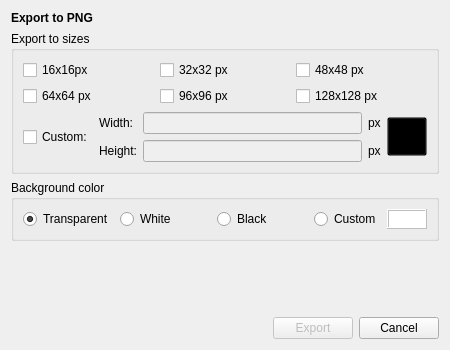
<?xml version="1.0" encoding="UTF-8"?>
<ui version="4.0">
 <class>ExportDialog</class>
 <widget class="QDialog" name="ExportDialog">
  <property name="windowModality">
   <enum>Qt::ApplicationModal</enum>
  </property>
  <property name="geometry">
   <rect>
    <x>0</x>
    <y>0</y>
    <width>450</width>
    <height>350</height>
   </rect>
  </property>
  <property name="minimumSize">
   <size>
    <width>450</width>
    <height>350</height>
   </size>
  </property>
  <property name="maximumSize">
   <size>
    <width>600</width>
    <height>480</height>
   </size>
  </property>
  <property name="windowTitle">
   <string>Export to PNG</string>
  </property>
  <property name="windowIcon">
   <iconset resource="icons.qrc">
    <normaloff>:/gfx/svg2svgt.svg</normaloff>:/gfx/svg2svgt.svg</iconset>
  </property>
  <property name="sizeGripEnabled">
   <bool>false</bool>
  </property>
  <property name="modal">
   <bool>true</bool>
  </property>
  <layout class="QVBoxLayout" name="verticalLayout">
   <item>
    <widget class="QLabel" name="exportLabel">
     <property name="sizePolicy">
      <sizepolicy hsizetype="Preferred" vsizetype="Fixed">
       <horstretch>0</horstretch>
       <verstretch>0</verstretch>
      </sizepolicy>
     </property>
     <property name="font">
      <font>
       <weight>75</weight>
       <bold>true</bold>
      </font>
     </property>
     <property name="text">
      <string>Export to PNG</string>
     </property>
    </widget>
   </item>
   <item>
    <widget class="QGroupBox" name="sizesGroupBox">
     <property name="title">
      <string>Export to sizes</string>
     </property>
     <layout class="QGridLayout" name="gridLayout_2">
      <item row="0" column="0">
       <widget class="QCheckBox" name="size16">
        <property name="text">
         <string>16x16px</string>
        </property>
       </widget>
      </item>
      <item row="0" column="1">
       <widget class="QCheckBox" name="size32">
        <property name="text">
         <string>32x32 px</string>
        </property>
       </widget>
      </item>
      <item row="0" column="2">
       <widget class="QCheckBox" name="size48">
        <property name="text">
         <string>48x48 px</string>
        </property>
       </widget>
      </item>
      <item row="1" column="0">
       <widget class="QCheckBox" name="size64">
        <property name="text">
         <string>64x64 px</string>
        </property>
       </widget>
      </item>
      <item row="1" column="1">
       <widget class="QCheckBox" name="size96">
        <property name="text">
         <string>96x96 px</string>
        </property>
       </widget>
      </item>
      <item row="1" column="2">
       <widget class="QCheckBox" name="size128">
        <property name="text">
         <string>128x128 px</string>
        </property>
       </widget>
      </item>
      <item row="2" column="0" colspan="3">
       <layout class="QGridLayout" name="gridLayout">
        <item row="0" column="0">
         <widget class="QCheckBox" name="sizeCustom">
          <property name="toolTip">
           <string>Choose a custom size for export</string>
          </property>
          <property name="text">
           <string>Custom:</string>
          </property>
         </widget>
        </item>
        <item row="0" column="1">
         <layout class="QFormLayout" name="formLayout">
          <item row="0" column="0">
           <widget class="QLabel" name="widthLabel">
            <property name="sizePolicy">
             <sizepolicy hsizetype="Fixed" vsizetype="Preferred">
              <horstretch>0</horstretch>
              <verstretch>0</verstretch>
             </sizepolicy>
            </property>
            <property name="text">
             <string>Width:</string>
            </property>
            <property name="alignment">
             <set>Qt::AlignRight|Qt::AlignTrailing|Qt::AlignVCenter</set>
            </property>
           </widget>
          </item>
          <item row="0" column="1">
           <layout class="QHBoxLayout" name="horizontalLayout_2">
            <item>
             <widget class="QLineEdit" name="customWidth">
              <property name="enabled">
               <bool>false</bool>
              </property>
              <property name="toolTip">
               <string>Custom width between 16 and 4096</string>
              </property>
              <property name="inputMask">
               <string/>
              </property>
              <property name="maxLength">
               <number>32767</number>
              </property>
              <property name="placeholderText">
               <string/>
              </property>
             </widget>
            </item>
            <item>
             <widget class="QLabel" name="customWidthLabel">
              <property name="text">
               <string>px</string>
              </property>
             </widget>
            </item>
           </layout>
          </item>
          <item row="1" column="0">
           <widget class="QLabel" name="heightLabel">
            <property name="sizePolicy">
             <sizepolicy hsizetype="Fixed" vsizetype="Preferred">
              <horstretch>0</horstretch>
              <verstretch>0</verstretch>
             </sizepolicy>
            </property>
            <property name="text">
             <string>Height:</string>
            </property>
            <property name="alignment">
             <set>Qt::AlignRight|Qt::AlignTrailing|Qt::AlignVCenter</set>
            </property>
           </widget>
          </item>
          <item row="1" column="1">
           <layout class="QHBoxLayout" name="horizontalLayout_3">
            <item>
             <widget class="QLineEdit" name="customHeight">
              <property name="enabled">
               <bool>false</bool>
              </property>
              <property name="toolTip">
               <string>Custom height between 16 and 4096</string>
              </property>
              <property name="inputMask">
               <string/>
              </property>
              <property name="maxLength">
               <number>32767</number>
              </property>
              <property name="placeholderText">
               <string/>
              </property>
             </widget>
            </item>
            <item>
             <widget class="QLabel" name="customHeightLabel">
              <property name="text">
               <string>px</string>
              </property>
             </widget>
            </item>
           </layout>
          </item>
         </layout>
        </item>
        <item row="0" column="2">
         <widget class="QToolButton" name="aspectRatioButton">
          <property name="enabled">
           <bool>false</bool>
          </property>
          <property name="toolTip">
           <string>Maintain aspect ratio from original image.</string>
          </property>
          <property name="styleSheet">
           <string notr="true">QToolButton {background-color: rgba(0,0,0,0)}
QToolButton:hover {background-color:none}</string>
          </property>
          <property name="text">
           <string/>
          </property>
          <property name="icon">
           <iconset resource="icons.qrc">
            <normaloff>:/gfx/unlinked.png</normaloff>:/gfx/unlinked.png</iconset>
          </property>
          <property name="iconSize">
           <size>
            <width>32</width>
            <height>32</height>
           </size>
          </property>
         </widget>
        </item>
       </layout>
      </item>
     </layout>
    </widget>
   </item>
   <item>
    <widget class="QGroupBox" name="backgroundGroup">
     <property name="title">
      <string>Background color</string>
     </property>
     <layout class="QHBoxLayout" name="horizontalLayout_5">
      <item>
       <widget class="QRadioButton" name="backgroundTransparent">
        <property name="text">
         <string>Transparent</string>
        </property>
        <property name="checked">
         <bool>true</bool>
        </property>
       </widget>
      </item>
      <item>
       <widget class="QRadioButton" name="backgroundWhite">
        <property name="text">
         <string>White</string>
        </property>
       </widget>
      </item>
      <item>
       <widget class="QRadioButton" name="backgroundBlack">
        <property name="text">
         <string>Black</string>
        </property>
       </widget>
      </item>
      <item>
       <layout class="QHBoxLayout" name="horizontalLayout_4">
        <item>
         <widget class="QRadioButton" name="backgroundCustom">
          <property name="sizePolicy">
           <sizepolicy hsizetype="Minimum" vsizetype="Fixed">
            <horstretch>0</horstretch>
            <verstretch>0</verstretch>
           </sizepolicy>
          </property>
          <property name="text">
           <string>Custom</string>
          </property>
         </widget>
        </item>
        <item>
         <widget class="QFrame" name="backgroundPreviewFrame">
          <property name="enabled">
           <bool>false</bool>
          </property>
          <property name="sizePolicy">
           <sizepolicy hsizetype="Fixed" vsizetype="Fixed">
            <horstretch>0</horstretch>
            <verstretch>0</verstretch>
           </sizepolicy>
          </property>
          <property name="minimumSize">
           <size>
            <width>40</width>
            <height>20</height>
           </size>
          </property>
          <property name="autoFillBackground">
           <bool>true</bool>
          </property>
          <property name="frameShape">
           <enum>QFrame::Box</enum>
          </property>
          <property name="frameShadow">
           <enum>QFrame::Raised</enum>
          </property>
          <layout class="QVBoxLayout" name="verticalLayout_2">
           <property name="margin">
            <number>0</number>
           </property>
           <item>
            <widget class="QLabel" name="backgroundPreview">
             <property name="styleSheet">
              <string notr="true">QLabel { background-color: rgb(255,255,255); }</string>
             </property>
             <property name="text">
              <string/>
             </property>
            </widget>
           </item>
          </layout>
         </widget>
        </item>
       </layout>
      </item>
     </layout>
    </widget>
   </item>
   <item>
    <spacer name="verticalSpacer_2">
     <property name="orientation">
      <enum>Qt::Vertical</enum>
     </property>
     <property name="sizeHint" stdset="0">
      <size>
       <width>20</width>
       <height>29</height>
      </size>
     </property>
    </spacer>
   </item>
   <item>
    <layout class="QHBoxLayout" name="horizontalLayout">
     <item>
      <spacer name="horizontalSpacer">
       <property name="orientation">
        <enum>Qt::Horizontal</enum>
       </property>
       <property name="sizeHint" stdset="0">
        <size>
         <width>40</width>
         <height>20</height>
        </size>
       </property>
      </spacer>
     </item>
     <item>
      <widget class="QPushButton" name="exportButton">
       <property name="enabled">
        <bool>false</bool>
       </property>
       <property name="text">
        <string>Export</string>
       </property>
       <property name="default">
        <bool>true</bool>
       </property>
      </widget>
     </item>
     <item>
      <widget class="QPushButton" name="cancelButton">
       <property name="text">
        <string>Cancel</string>
       </property>
      </widget>
     </item>
    </layout>
   </item>
  </layout>
 </widget>
 <resources>
  <include location="icons.qrc"/>
 </resources>
 <connections/>
</ui>
